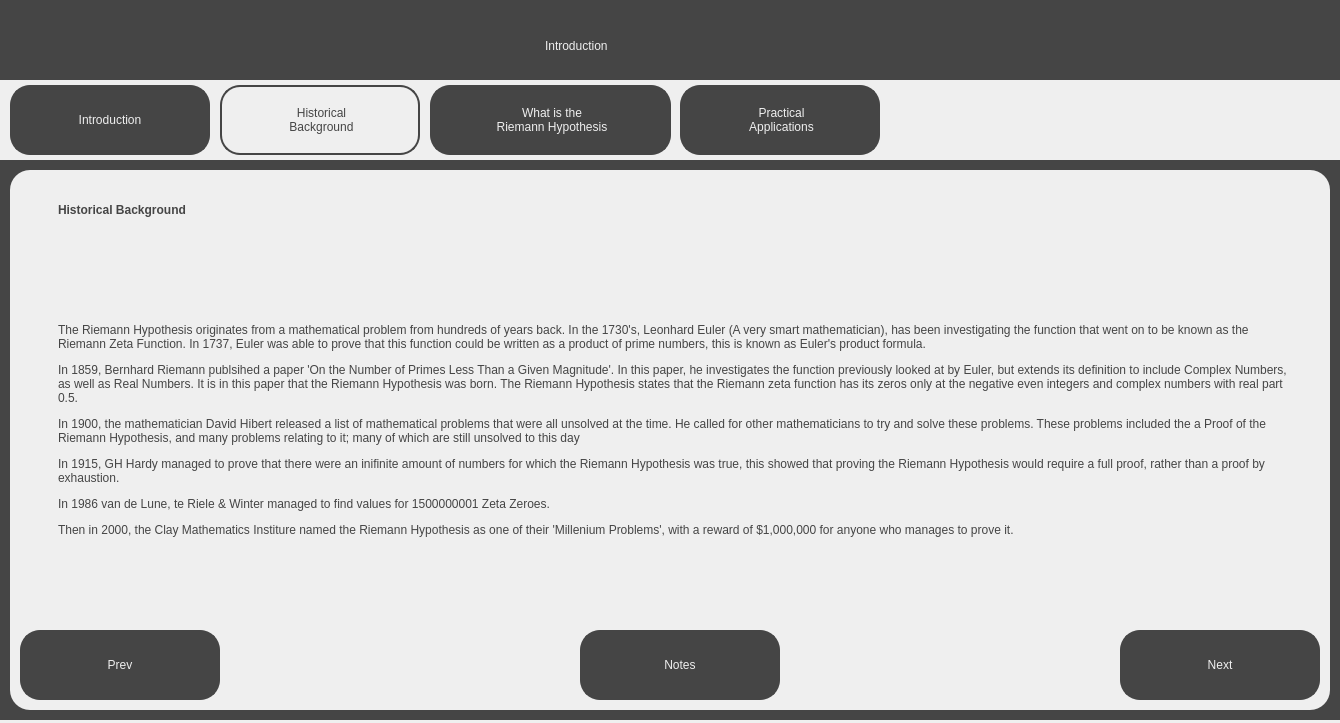
<?xml version="1.0" encoding="UTF-8"?>
<ui version="4.0">
 <class>HistoricalBackgroundScreen</class>
 <widget class="QDialog" name="HistoricalBackgroundScreen">
  <property name="geometry">
   <rect>
    <x>0</x>
    <y>0</y>
    <width>1340</width>
    <height>723</height>
   </rect>
  </property>
  <property name="windowTitle">
   <string>Visualising the Riemann Hypothesis - Introduction</string>
  </property>
  <property name="sizeGripEnabled">
   <bool>false</bool>
  </property>
  <widget class="QWidget" name="widget" native="true">
   <property name="geometry">
    <rect>
     <x>0</x>
     <y>0</y>
     <width>1340</width>
     <height>720</height>
    </rect>
   </property>
   <property name="styleSheet">
    <string notr="true">background-color: rgb(69, 69, 69);</string>
   </property>
   <widget class="QLabel" name="Title">
    <property name="geometry">
     <rect>
      <x>545</x>
      <y>20</y>
      <width>251</width>
      <height>51</height>
     </rect>
    </property>
    <property name="styleSheet">
     <string notr="true">font: 36pt &quot;Sans Serif&quot;; color:rgb(239, 239, 239)</string>
    </property>
    <property name="text">
     <string>Introduction</string>
    </property>
   </widget>
   <widget class="QWidget" name="TabBar" native="true">
    <property name="geometry">
     <rect>
      <x>0</x>
      <y>80</y>
      <width>1340</width>
      <height>80</height>
     </rect>
    </property>
    <property name="styleSheet">
     <string notr="true">background-color: rgb(239, 239, 239);</string>
    </property>
    <widget class="QPushButton" name="IntroductionTab">
     <property name="geometry">
      <rect>
       <x>10</x>
       <y>5</y>
       <width>200</width>
       <height>70</height>
      </rect>
     </property>
     <property name="cursor">
      <cursorShape>PointingHandCursor</cursorShape>
     </property>
     <property name="styleSheet">
      <string notr="true">border: 2px solid;
border-radius: 20px;
border-color:rgb(69, 69, 69);
background-color: rgb(69, 69, 69);
font: 18pt &quot;Sans Serif&quot;; color:rgb(239, 239, 239);
</string>
     </property>
     <property name="text">
      <string>Introduction</string>
     </property>
    </widget>
    <widget class="QLabel" name="HistoricalBackgroundLabel">
     <property name="geometry">
      <rect>
       <x>220</x>
       <y>5</y>
       <width>200</width>
       <height>70</height>
      </rect>
     </property>
     <property name="styleSheet">
      <string notr="true">border: 2px solid;
border-radius: 20px;
border-color:rgb(69, 69, 69);
background-color: rgb(239, 239, 239);
font: 18pt &quot;Sans Serif&quot;; color:rgb(69, 69, 69);
</string>
     </property>
     <property name="text">
      <string>&lt;html&gt;&lt;head/&gt;&lt;body&gt;&lt;p align=&quot;center&quot;&gt;Historical&lt;br&gt;Background&lt;/p&gt;&lt;/body&gt;&lt;/html&gt;</string>
     </property>
    </widget>
    <widget class="QPushButton" name="HistoricalBackgroundTab">
     <property name="geometry">
      <rect>
       <x>220</x>
       <y>5</y>
       <width>200</width>
       <height>70</height>
      </rect>
     </property>
     <property name="cursor">
      <cursorShape>PointingHandCursor</cursorShape>
     </property>
     <property name="styleSheet">
      <string notr="true">border-radius: 20px;
background-color: rgba(0, 0, 0, 0);
font: 18pt &quot;Sans Serif&quot;;
</string>
     </property>
     <property name="text">
      <string/>
     </property>
    </widget>
    <widget class="QPushButton" name="WhatIsTheRHTab">
     <property name="geometry">
      <rect>
       <x>430</x>
       <y>5</y>
       <width>240</width>
       <height>70</height>
      </rect>
     </property>
     <property name="cursor">
      <cursorShape>PointingHandCursor</cursorShape>
     </property>
     <property name="styleSheet">
      <string notr="true">border-radius: 20px;
background-color: rgba(0, 0, 0, 0);
font: 18pt &quot;Sans Serif&quot;;
</string>
     </property>
     <property name="text">
      <string/>
     </property>
    </widget>
    <widget class="QLabel" name="WhatIsTheRHLabel">
     <property name="geometry">
      <rect>
       <x>430</x>
       <y>5</y>
       <width>241</width>
       <height>70</height>
      </rect>
     </property>
     <property name="styleSheet">
      <string notr="true">border: 2px solid;
border-radius: 20px;
border-color:rgb(69, 69, 69);
background-color: rgb(69, 69, 69);
font: 18pt &quot;Sans Serif&quot;; color:rgb(239, 239, 239);
</string>
     </property>
     <property name="text">
      <string>&lt;html&gt;&lt;head/&gt;&lt;body&gt;&lt;p align=&quot;center&quot;&gt;What is the&lt;br&gt;Riemann Hypothesis&lt;/p&gt;&lt;/body&gt;&lt;/html&gt;</string>
     </property>
    </widget>
    <widget class="QLabel" name="PracticalApplicationsLabel">
     <property name="geometry">
      <rect>
       <x>680</x>
       <y>5</y>
       <width>200</width>
       <height>70</height>
      </rect>
     </property>
     <property name="styleSheet">
      <string notr="true">border: 2px solid;
border-radius: 20px;
border-color:rgb(69, 69, 69);
background-color: rgb(69, 69, 69);
font: 18pt &quot;Sans Serif&quot;; color:rgb(239, 239, 239);
</string>
     </property>
     <property name="text">
      <string>&lt;html&gt;&lt;head/&gt;&lt;body&gt;&lt;p align=&quot;center&quot;&gt;Practical&lt;br&gt;Applications&lt;/p&gt;&lt;/body&gt;&lt;/html&gt;</string>
     </property>
    </widget>
    <widget class="QPushButton" name="PracticalApplicationsTab">
     <property name="geometry">
      <rect>
       <x>680</x>
       <y>5</y>
       <width>201</width>
       <height>70</height>
      </rect>
     </property>
     <property name="cursor">
      <cursorShape>PointingHandCursor</cursorShape>
     </property>
     <property name="styleSheet">
      <string notr="true">border-radius: 20px;
background-color: rgba(0, 0, 0, 0);
font: 18pt &quot;Sans Serif&quot;;
</string>
     </property>
     <property name="text">
      <string/>
     </property>
    </widget>
    <zorder>WhatIsTheRHLabel</zorder>
    <zorder>IntroductionTab</zorder>
    <zorder>HistoricalBackgroundLabel</zorder>
    <zorder>HistoricalBackgroundTab</zorder>
    <zorder>WhatIsTheRHTab</zorder>
    <zorder>PracticalApplicationsLabel</zorder>
    <zorder>PracticalApplicationsTab</zorder>
   </widget>
   <widget class="QWidget" name="MainWidget" native="true">
    <property name="geometry">
     <rect>
      <x>10</x>
      <y>170</y>
      <width>1320</width>
      <height>540</height>
     </rect>
    </property>
    <property name="styleSheet">
     <string notr="true">background-color: rgb(239, 239, 239);
border-radius: 20px;</string>
    </property>
    <widget class="QPushButton" name="PrevButton">
     <property name="geometry">
      <rect>
       <x>10</x>
       <y>460</y>
       <width>200</width>
       <height>70</height>
      </rect>
     </property>
     <property name="cursor">
      <cursorShape>PointingHandCursor</cursorShape>
     </property>
     <property name="styleSheet">
      <string notr="true">border: 2px solid;
border-radius: 20px;
border-color:rgb(69, 69, 69);
background-color: rgb(69, 69, 69);
font: 18pt &quot;Sans Serif&quot;; color:rgb(239, 239, 239);
</string>
     </property>
     <property name="text">
      <string>Prev</string>
     </property>
    </widget>
    <widget class="QPushButton" name="NextButton">
     <property name="geometry">
      <rect>
       <x>1110</x>
       <y>460</y>
       <width>200</width>
       <height>70</height>
      </rect>
     </property>
     <property name="cursor">
      <cursorShape>PointingHandCursor</cursorShape>
     </property>
     <property name="styleSheet">
      <string notr="true">border: 2px solid;
border-radius: 20px;
border-color:rgb(69, 69, 69);
background-color: rgb(69, 69, 69);
font: 18pt &quot;Sans Serif&quot;; color:rgb(239, 239, 239);
</string>
     </property>
     <property name="text">
      <string>Next</string>
     </property>
    </widget>
    <widget class="QLabel" name="SubTitleText">
     <property name="geometry">
      <rect>
       <x>40</x>
       <y>20</y>
       <width>381</width>
       <height>41</height>
      </rect>
     </property>
     <property name="styleSheet">
      <string notr="true">font: 25pt &quot;Sans Serif&quot;; color:rgb(69, 69, 69);
background-color: rgb(239, 239, 239); padding: 5px;</string>
     </property>
     <property name="text">
      <string>&lt;html&gt;&lt;head/&gt;&lt;body&gt;&lt;p&gt;&lt;span style=&quot; font-weight:600;&quot;&gt;Historical Background&lt;/span&gt;&lt;/p&gt;&lt;/body&gt;&lt;/html&gt;</string>
     </property>
    </widget>
    <widget class="QLabel" name="MainText">
     <property name="geometry">
      <rect>
       <x>40</x>
       <y>60</y>
       <width>1251</width>
       <height>401</height>
      </rect>
     </property>
     <property name="styleSheet">
      <string notr="true">font: 13pt &quot;Sans Serif&quot;; color:rgb(69, 69, 69);
background-color: rgb(239, 239, 239); padding: 5px;</string>
     </property>
     <property name="text">
      <string>&lt;html&gt;&lt;head/&gt;&lt;body&gt;&lt;p&gt;The Riemann Hypothesis originates from a mathematical problem from hundreds of years back. In the 1730's, Leonhard Euler (A very smart mathematician), has been investigating the function that went on to be known as the Riemann Zeta Function. In 1737, Euler was able to prove that this function could be written as a product of prime numbers, this is known as Euler's product formula.&lt;/p&gt;&lt;p&gt;In 1859, Bernhard Riemann publsihed a paper 'On the Number of Primes Less Than a Given Magnitude'. In this paper, he investigates the function previously looked at by Euler, but extends its definition to include Complex Numbers, as well as Real Numbers. It is in this paper that the Riemann Hypothesis was born. The Riemann Hypothesis states that the Riemann zeta function has its zeros only at the negative even integers and complex numbers with real part 0.5.&lt;/p&gt;&lt;p&gt;In 1900, the mathematician David Hibert released a list of mathematical problems that were all unsolved at the time. He called for other mathematicians to try and solve these problems. These problems included the a Proof of the Riemann Hypothesis, and many problems relating to it; many of which are still unsolved to this day&lt;/p&gt;&lt;p&gt;In 1915, GH Hardy managed to prove that there were an inifinite amount of numbers for which the Riemann Hypothesis was true, this showed that proving the Riemann Hypothesis would require a full proof, rather than a proof by exhaustion. &lt;/p&gt;&lt;p&gt;In 1986 van de Lune, te Riele &amp;amp; Winter managed to find values for 1500000001 Zeta Zeroes.&lt;/p&gt;&lt;p&gt;Then in 2000, the Clay Mathematics Institure named the Riemann Hypothesis as one of their 'Millenium Problems', with a reward of $1,000,000 for anyone who manages to prove it.&lt;/p&gt;&lt;/body&gt;&lt;/html&gt;</string>
     </property>
     <property name="wordWrap">
      <bool>true</bool>
     </property>
    </widget>
    <widget class="QPushButton" name="NotesButton">
     <property name="geometry">
      <rect>
       <x>570</x>
       <y>460</y>
       <width>200</width>
       <height>70</height>
      </rect>
     </property>
     <property name="cursor">
      <cursorShape>PointingHandCursor</cursorShape>
     </property>
     <property name="styleSheet">
      <string notr="true">border: 2px solid;
border-radius: 20px;
border-color:rgb(69, 69, 69);
background-color: rgb(69, 69, 69);
font: 18pt &quot;Sans Serif&quot;; color:rgb(239, 239, 239);
</string>
     </property>
     <property name="text">
      <string>Notes</string>
     </property>
    </widget>
    <zorder>SubTitleText</zorder>
    <zorder>MainText</zorder>
    <zorder>PrevButton</zorder>
    <zorder>NextButton</zorder>
    <zorder>NotesButton</zorder>
   </widget>
  </widget>
 </widget>
 <resources/>
 <connections/>
</ui>
